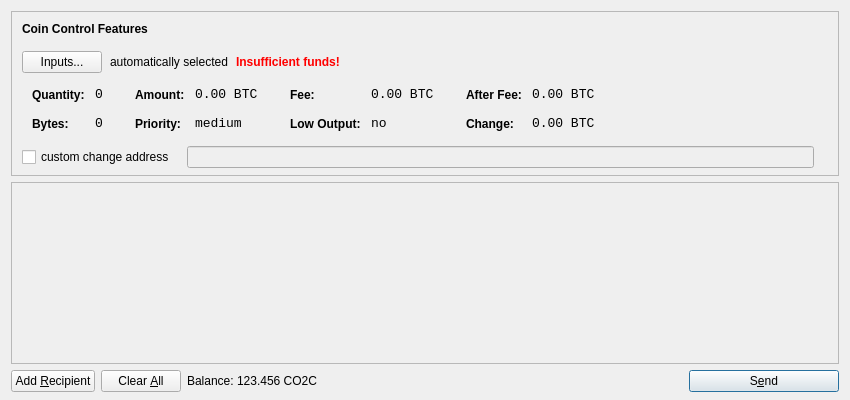
<?xml version="1.0" encoding="UTF-8"?>
<ui version="4.0">
 <class>SendCoinsDialog</class>
 <widget class="QDialog" name="SendCoinsDialog">
  <property name="geometry">
   <rect>
    <x>0</x>
    <y>0</y>
    <width>850</width>
    <height>400</height>
   </rect>
  </property>
  <property name="windowTitle">
   <string>Send Coins</string>
  </property>
  <layout class="QVBoxLayout" name="verticalLayout" stretch="0,1,0">
   <property name="bottomMargin">
    <number>8</number>
   </property>
   <item>
    <widget class="QFrame" name="frameCoinControl">
     <property name="sizePolicy">
      <sizepolicy hsizetype="Expanding" vsizetype="Expanding">
       <horstretch>0</horstretch>
       <verstretch>0</verstretch>
      </sizepolicy>
     </property>
     <property name="maximumSize">
      <size>
       <width>16777215</width>
       <height>16777215</height>
      </size>
     </property>
     <property name="frameShape">
      <enum>QFrame::StyledPanel</enum>
     </property>
     <property name="frameShadow">
      <enum>QFrame::Sunken</enum>
     </property>
     <layout class="QVBoxLayout" name="verticalLayoutCoinControl2">
      <property name="spacing">
       <number>-1</number>
      </property>
      <property name="leftMargin">
       <number>0</number>
      </property>
      <property name="topMargin">
       <number>0</number>
      </property>
      <property name="rightMargin">
       <number>0</number>
      </property>
      <property name="bottomMargin">
       <number>6</number>
      </property>
      <item>
       <layout class="QVBoxLayout" name="verticalLayoutCoinControl" stretch="0,0,0,0,1">
        <property name="spacing">
         <number>0</number>
        </property>
        <property name="leftMargin">
         <number>10</number>
        </property>
        <property name="topMargin">
         <number>10</number>
        </property>
        <item>
         <layout class="QHBoxLayout" name="horizontalLayoutCoinControl1">
          <property name="bottomMargin">
           <number>15</number>
          </property>
          <item>
           <widget class="QLabel" name="labelCoinControlFeatures">
            <property name="sizePolicy">
             <sizepolicy hsizetype="Preferred" vsizetype="Maximum">
              <horstretch>0</horstretch>
              <verstretch>0</verstretch>
             </sizepolicy>
            </property>
            <property name="font">
             <font>
              <weight>75</weight>
              <bold>true</bold>
             </font>
            </property>
            <property name="styleSheet">
             <string notr="true">font-weight:bold;</string>
            </property>
            <property name="text">
             <string>Coin Control Features</string>
            </property>
           </widget>
          </item>
         </layout>
        </item>
        <item>
         <layout class="QHBoxLayout" name="horizontalLayoutCoinControl2" stretch="0,0,0,0">
          <property name="spacing">
           <number>8</number>
          </property>
          <property name="bottomMargin">
           <number>10</number>
          </property>
          <item>
           <widget class="QPushButton" name="pushButtonCoinControl">
            <property name="styleSheet">
             <string notr="true"/>
            </property>
            <property name="text">
             <string>Inputs...</string>
            </property>
           </widget>
          </item>
          <item>
           <widget class="QLabel" name="labelCoinControlAutomaticallySelected">
            <property name="text">
             <string>automatically selected</string>
            </property>
            <property name="margin">
             <number>5</number>
            </property>
           </widget>
          </item>
          <item>
           <widget class="QLabel" name="labelCoinControlInsuffFunds">
            <property name="font">
             <font>
              <weight>75</weight>
              <bold>true</bold>
             </font>
            </property>
            <property name="styleSheet">
             <string notr="true">color:red;font-weight:bold;</string>
            </property>
            <property name="text">
             <string>Insufficient funds!</string>
            </property>
            <property name="margin">
             <number>5</number>
            </property>
           </widget>
          </item>
          <item>
           <spacer name="horizontalSpacerCoinControl">
            <property name="orientation">
             <enum>Qt::Horizontal</enum>
            </property>
            <property name="sizeHint" stdset="0">
             <size>
              <width>40</width>
              <height>1</height>
             </size>
            </property>
           </spacer>
          </item>
         </layout>
        </item>
        <item>
         <widget class="QWidget" name="widgetCoinControl" native="true">
          <property name="sizePolicy">
           <sizepolicy hsizetype="Preferred" vsizetype="Preferred">
            <horstretch>0</horstretch>
            <verstretch>0</verstretch>
           </sizepolicy>
          </property>
          <property name="minimumSize">
           <size>
            <width>0</width>
            <height>0</height>
           </size>
          </property>
          <property name="styleSheet">
           <string notr="true"/>
          </property>
          <layout class="QHBoxLayout" name="horizontalLayoutCoinControl5">
           <property name="margin">
            <number>0</number>
           </property>
           <item>
            <layout class="QHBoxLayout" name="horizontalLayoutCoinControl3" stretch="0,0,0,1">
             <property name="spacing">
              <number>20</number>
             </property>
             <property name="topMargin">
              <number>0</number>
             </property>
             <property name="bottomMargin">
              <number>10</number>
             </property>
             <item>
              <layout class="QFormLayout" name="formLayoutCoinControl1">
               <property name="horizontalSpacing">
                <number>10</number>
               </property>
               <property name="verticalSpacing">
                <number>14</number>
               </property>
               <property name="leftMargin">
                <number>10</number>
               </property>
               <property name="topMargin">
                <number>4</number>
               </property>
               <property name="rightMargin">
                <number>6</number>
               </property>
               <item row="0" column="0">
                <widget class="QLabel" name="labelCoinControlQuantityText">
                 <property name="styleSheet">
                  <string notr="true">font-weight:bold;</string>
                 </property>
                 <property name="text">
                  <string>Quantity:</string>
                 </property>
                 <property name="margin">
                  <number>0</number>
                 </property>
                </widget>
               </item>
               <item row="0" column="1">
                <widget class="QLabel" name="labelCoinControlQuantity">
                 <property name="font">
                  <font>
                   <family>Monospace</family>
                   <pointsize>10</pointsize>
                  </font>
                 </property>
                 <property name="cursor">
                  <cursorShape>IBeamCursor</cursorShape>
                 </property>
                 <property name="contextMenuPolicy">
                  <enum>Qt::ActionsContextMenu</enum>
                 </property>
                 <property name="text">
                  <string notr="true">0</string>
                 </property>
                 <property name="margin">
                  <number>0</number>
                 </property>
                 <property name="textInteractionFlags">
                  <set>Qt::LinksAccessibleByMouse|Qt::TextSelectableByKeyboard|Qt::TextSelectableByMouse</set>
                 </property>
                </widget>
               </item>
               <item row="1" column="0">
                <widget class="QLabel" name="labelCoinControlBytesText">
                 <property name="styleSheet">
                  <string notr="true">font-weight:bold;</string>
                 </property>
                 <property name="text">
                  <string>Bytes:</string>
                 </property>
                </widget>
               </item>
               <item row="1" column="1">
                <widget class="QLabel" name="labelCoinControlBytes">
                 <property name="font">
                  <font>
                   <family>Monospace</family>
                   <pointsize>10</pointsize>
                  </font>
                 </property>
                 <property name="cursor">
                  <cursorShape>IBeamCursor</cursorShape>
                 </property>
                 <property name="contextMenuPolicy">
                  <enum>Qt::ActionsContextMenu</enum>
                 </property>
                 <property name="text">
                  <string notr="true">0</string>
                 </property>
                 <property name="textInteractionFlags">
                  <set>Qt::LinksAccessibleByMouse|Qt::TextSelectableByKeyboard|Qt::TextSelectableByMouse</set>
                 </property>
                </widget>
               </item>
              </layout>
             </item>
             <item>
              <layout class="QFormLayout" name="formLayoutCoinControl2">
               <property name="horizontalSpacing">
                <number>10</number>
               </property>
               <property name="verticalSpacing">
                <number>14</number>
               </property>
               <property name="leftMargin">
                <number>6</number>
               </property>
               <property name="topMargin">
                <number>4</number>
               </property>
               <property name="rightMargin">
                <number>6</number>
               </property>
               <item row="0" column="0">
                <widget class="QLabel" name="labelCoinControlAmountText">
                 <property name="styleSheet">
                  <string notr="true">font-weight:bold;</string>
                 </property>
                 <property name="text">
                  <string>Amount:</string>
                 </property>
                 <property name="margin">
                  <number>0</number>
                 </property>
                </widget>
               </item>
               <item row="0" column="1">
                <widget class="QLabel" name="labelCoinControlAmount">
                 <property name="font">
                  <font>
                   <family>Monospace</family>
                   <pointsize>10</pointsize>
                  </font>
                 </property>
                 <property name="cursor">
                  <cursorShape>IBeamCursor</cursorShape>
                 </property>
                 <property name="contextMenuPolicy">
                  <enum>Qt::ActionsContextMenu</enum>
                 </property>
                 <property name="text">
                  <string notr="true">0.00 BTC</string>
                 </property>
                 <property name="textInteractionFlags">
                  <set>Qt::LinksAccessibleByMouse|Qt::TextSelectableByKeyboard|Qt::TextSelectableByMouse</set>
                 </property>
                </widget>
               </item>
               <item row="1" column="0">
                <widget class="QLabel" name="labelCoinControlPriorityText">
                 <property name="styleSheet">
                  <string notr="true">font-weight:bold;</string>
                 </property>
                 <property name="text">
                  <string>Priority:</string>
                 </property>
                </widget>
               </item>
               <item row="1" column="1">
                <widget class="QLabel" name="labelCoinControlPriority">
                 <property name="font">
                  <font>
                   <family>Monospace</family>
                   <pointsize>10</pointsize>
                  </font>
                 </property>
                 <property name="cursor">
                  <cursorShape>IBeamCursor</cursorShape>
                 </property>
                 <property name="contextMenuPolicy">
                  <enum>Qt::ActionsContextMenu</enum>
                 </property>
                 <property name="text">
                  <string>medium</string>
                 </property>
                 <property name="textInteractionFlags">
                  <set>Qt::LinksAccessibleByMouse|Qt::TextSelectableByKeyboard|Qt::TextSelectableByMouse</set>
                 </property>
                </widget>
               </item>
              </layout>
             </item>
             <item>
              <layout class="QFormLayout" name="formLayoutCoinControl3">
               <property name="horizontalSpacing">
                <number>10</number>
               </property>
               <property name="verticalSpacing">
                <number>14</number>
               </property>
               <property name="leftMargin">
                <number>6</number>
               </property>
               <property name="topMargin">
                <number>4</number>
               </property>
               <property name="rightMargin">
                <number>6</number>
               </property>
               <item row="0" column="0">
                <widget class="QLabel" name="labelCoinControlFeeText">
                 <property name="styleSheet">
                  <string notr="true">font-weight:bold;</string>
                 </property>
                 <property name="text">
                  <string>Fee:</string>
                 </property>
                 <property name="margin">
                  <number>0</number>
                 </property>
                </widget>
               </item>
               <item row="0" column="1">
                <widget class="QLabel" name="labelCoinControlFee">
                 <property name="font">
                  <font>
                   <family>Monospace</family>
                   <pointsize>10</pointsize>
                  </font>
                 </property>
                 <property name="cursor">
                  <cursorShape>IBeamCursor</cursorShape>
                 </property>
                 <property name="contextMenuPolicy">
                  <enum>Qt::ActionsContextMenu</enum>
                 </property>
                 <property name="text">
                  <string notr="true">0.00 BTC</string>
                 </property>
                 <property name="textInteractionFlags">
                  <set>Qt::LinksAccessibleByMouse|Qt::TextSelectableByKeyboard|Qt::TextSelectableByMouse</set>
                 </property>
                </widget>
               </item>
               <item row="1" column="0">
                <widget class="QLabel" name="labelCoinControlLowOutputText">
                 <property name="styleSheet">
                  <string notr="true">font-weight:bold;</string>
                 </property>
                 <property name="text">
                  <string>Low Output:</string>
                 </property>
                </widget>
               </item>
               <item row="1" column="1">
                <widget class="QLabel" name="labelCoinControlLowOutput">
                 <property name="font">
                  <font>
                   <family>Monospace</family>
                   <pointsize>10</pointsize>
                  </font>
                 </property>
                 <property name="cursor">
                  <cursorShape>IBeamCursor</cursorShape>
                 </property>
                 <property name="contextMenuPolicy">
                  <enum>Qt::ActionsContextMenu</enum>
                 </property>
                 <property name="text">
                  <string>no</string>
                 </property>
                 <property name="textInteractionFlags">
                  <set>Qt::LinksAccessibleByMouse|Qt::TextSelectableByKeyboard|Qt::TextSelectableByMouse</set>
                 </property>
                </widget>
               </item>
              </layout>
             </item>
             <item>
              <layout class="QFormLayout" name="formLayoutCoinControl4">
               <property name="horizontalSpacing">
                <number>10</number>
               </property>
               <property name="verticalSpacing">
                <number>14</number>
               </property>
               <property name="leftMargin">
                <number>6</number>
               </property>
               <property name="topMargin">
                <number>4</number>
               </property>
               <property name="rightMargin">
                <number>6</number>
               </property>
               <item row="0" column="0">
                <widget class="QLabel" name="labelCoinControlAfterFeeText">
                 <property name="styleSheet">
                  <string notr="true">font-weight:bold;</string>
                 </property>
                 <property name="text">
                  <string>After Fee:</string>
                 </property>
                 <property name="margin">
                  <number>0</number>
                 </property>
                </widget>
               </item>
               <item row="0" column="1">
                <widget class="QLabel" name="labelCoinControlAfterFee">
                 <property name="font">
                  <font>
                   <family>Monospace</family>
                   <pointsize>10</pointsize>
                  </font>
                 </property>
                 <property name="cursor">
                  <cursorShape>IBeamCursor</cursorShape>
                 </property>
                 <property name="contextMenuPolicy">
                  <enum>Qt::ActionsContextMenu</enum>
                 </property>
                 <property name="text">
                  <string notr="true">0.00 BTC</string>
                 </property>
                 <property name="textInteractionFlags">
                  <set>Qt::LinksAccessibleByMouse|Qt::TextSelectableByKeyboard|Qt::TextSelectableByMouse</set>
                 </property>
                </widget>
               </item>
               <item row="1" column="0">
                <widget class="QLabel" name="labelCoinControlChangeText">
                 <property name="styleSheet">
                  <string notr="true">font-weight:bold;</string>
                 </property>
                 <property name="text">
                  <string>Change:</string>
                 </property>
                </widget>
               </item>
               <item row="1" column="1">
                <widget class="QLabel" name="labelCoinControlChange">
                 <property name="font">
                  <font>
                   <family>Monospace</family>
                   <pointsize>10</pointsize>
                  </font>
                 </property>
                 <property name="cursor">
                  <cursorShape>IBeamCursor</cursorShape>
                 </property>
                 <property name="contextMenuPolicy">
                  <enum>Qt::ActionsContextMenu</enum>
                 </property>
                 <property name="text">
                  <string notr="true">0.00 BTC</string>
                 </property>
                 <property name="textInteractionFlags">
                  <set>Qt::LinksAccessibleByMouse|Qt::TextSelectableByKeyboard|Qt::TextSelectableByMouse</set>
                 </property>
                </widget>
               </item>
              </layout>
             </item>
            </layout>
           </item>
          </layout>
         </widget>
        </item>
        <item>
         <layout class="QHBoxLayout" name="horizontalLayoutCoinControl4" stretch="0,0,0">
          <property name="spacing">
           <number>12</number>
          </property>
          <property name="sizeConstraint">
           <enum>QLayout::SetDefaultConstraint</enum>
          </property>
          <property name="topMargin">
           <number>5</number>
          </property>
          <property name="rightMargin">
           <number>5</number>
          </property>
          <item>
           <widget class="QCheckBox" name="checkBoxCoinControlChange">
            <property name="text">
             <string>custom change address</string>
            </property>
           </widget>
          </item>
          <item>
           <widget class="QLineEdit" name="lineEditCoinControlChange">
            <property name="enabled">
             <bool>false</bool>
            </property>
            <property name="sizePolicy">
             <sizepolicy hsizetype="Expanding" vsizetype="Fixed">
              <horstretch>0</horstretch>
              <verstretch>0</verstretch>
             </sizepolicy>
            </property>
           </widget>
          </item>
          <item>
           <widget class="QLabel" name="labelCoinControlChangeLabel">
            <property name="sizePolicy">
             <sizepolicy hsizetype="Preferred" vsizetype="Expanding">
              <horstretch>0</horstretch>
              <verstretch>0</verstretch>
             </sizepolicy>
            </property>
            <property name="minimumSize">
             <size>
              <width>0</width>
              <height>0</height>
             </size>
            </property>
            <property name="text">
             <string/>
            </property>
            <property name="margin">
             <number>3</number>
            </property>
           </widget>
          </item>
         </layout>
        </item>
        <item>
         <spacer name="verticalSpacerCoinControl">
          <property name="orientation">
           <enum>Qt::Vertical</enum>
          </property>
          <property name="sizeHint" stdset="0">
           <size>
            <width>800</width>
            <height>1</height>
           </size>
          </property>
         </spacer>
        </item>
       </layout>
      </item>
     </layout>
    </widget>
   </item>
   <item>
    <widget class="QScrollArea" name="scrollArea">
     <property name="widgetResizable">
      <bool>true</bool>
     </property>
     <widget class="QWidget" name="scrollAreaWidgetContents">
      <property name="geometry">
       <rect>
        <x>0</x>
        <y>0</y>
        <width>830</width>
        <height>165</height>
       </rect>
      </property>
      <layout class="QVBoxLayout" name="verticalLayout_2">
       <property name="margin">
        <number>0</number>
       </property>
       <item>
        <layout class="QVBoxLayout" name="entries">
         <property name="spacing">
          <number>6</number>
         </property>
        </layout>
       </item>
       <item>
        <spacer name="verticalSpacer">
         <property name="orientation">
          <enum>Qt::Vertical</enum>
         </property>
         <property name="sizeHint" stdset="0">
          <size>
           <width>20</width>
           <height>40</height>
          </size>
         </property>
        </spacer>
       </item>
      </layout>
     </widget>
    </widget>
   </item>
   <item>
    <layout class="QHBoxLayout" name="horizontalLayout">
     <item>
      <widget class="QPushButton" name="addButton">
       <property name="toolTip">
        <string>Send to multiple recipients at once</string>
       </property>
       <property name="text">
        <string>Add &amp;Recipient</string>
       </property>
       <property name="icon">
        <iconset resource="../bitcoin.qrc">
         <normaloff>:/icons/add</normaloff>:/icons/add</iconset>
       </property>
       <property name="autoDefault">
        <bool>false</bool>
       </property>
      </widget>
     </item>
     <item>
      <widget class="QPushButton" name="clearButton">
       <property name="sizePolicy">
        <sizepolicy hsizetype="Minimum" vsizetype="Fixed">
         <horstretch>0</horstretch>
         <verstretch>0</verstretch>
        </sizepolicy>
       </property>
       <property name="toolTip">
        <string>Remove all transaction fields</string>
       </property>
       <property name="text">
        <string>Clear &amp;All</string>
       </property>
       <property name="icon">
        <iconset resource="../bitcoin.qrc">
         <normaloff>:/icons/remove</normaloff>:/icons/remove</iconset>
       </property>
       <property name="autoRepeatDelay">
        <number>300</number>
       </property>
       <property name="autoDefault">
        <bool>false</bool>
       </property>
      </widget>
     </item>
     <item>
      <layout class="QHBoxLayout" name="horizontalLayout_2">
       <property name="spacing">
        <number>3</number>
       </property>
       <item>
        <widget class="QLabel" name="label">
         <property name="text">
          <string>Balance:</string>
         </property>
        </widget>
       </item>
       <item>
        <widget class="QLabel" name="labelBalance">
         <property name="cursor">
          <cursorShape>IBeamCursor</cursorShape>
         </property>
         <property name="text">
          <string>123.456 CO2C</string>
         </property>
         <property name="textInteractionFlags">
          <set>Qt::LinksAccessibleByMouse|Qt::TextSelectableByKeyboard|Qt::TextSelectableByMouse</set>
         </property>
        </widget>
       </item>
      </layout>
     </item>
     <item>
      <spacer name="horizontalSpacer">
       <property name="orientation">
        <enum>Qt::Horizontal</enum>
       </property>
       <property name="sizeHint" stdset="0">
        <size>
         <width>40</width>
         <height>20</height>
        </size>
       </property>
      </spacer>
     </item>
     <item>
      <widget class="QPushButton" name="sendButton">
       <property name="minimumSize">
        <size>
         <width>150</width>
         <height>0</height>
        </size>
       </property>
       <property name="toolTip">
        <string>Confirm the send action</string>
       </property>
       <property name="text">
        <string>S&amp;end</string>
       </property>
       <property name="icon">
        <iconset resource="../bitcoin.qrc">
         <normaloff>:/icons/send</normaloff>:/icons/send</iconset>
       </property>
       <property name="default">
        <bool>true</bool>
       </property>
      </widget>
     </item>
    </layout>
   </item>
  </layout>
 </widget>
 <resources>
  <include location="../bitcoin.qrc"/>
 </resources>
 <connections/>
</ui>
